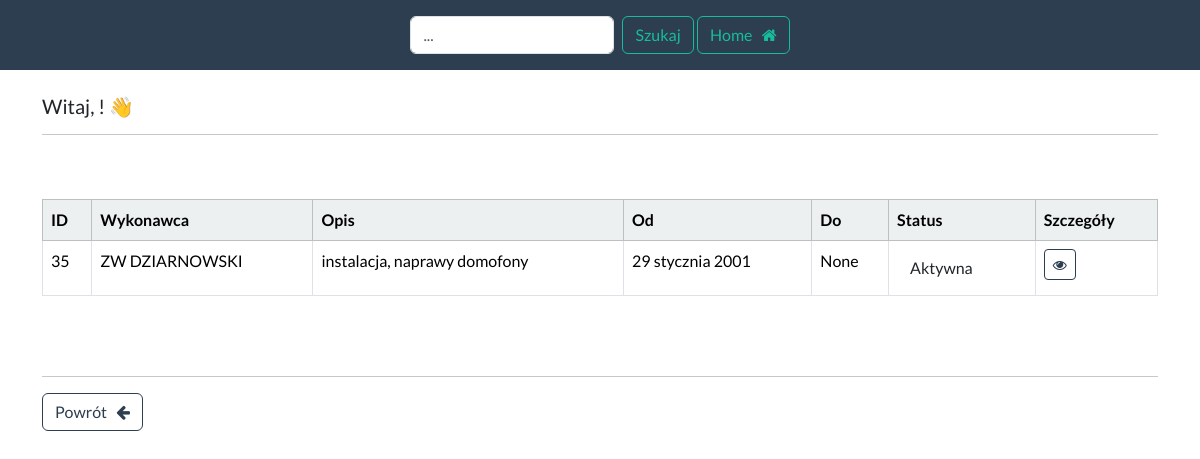
The app's page /umowy/search/ (signed in), older data.
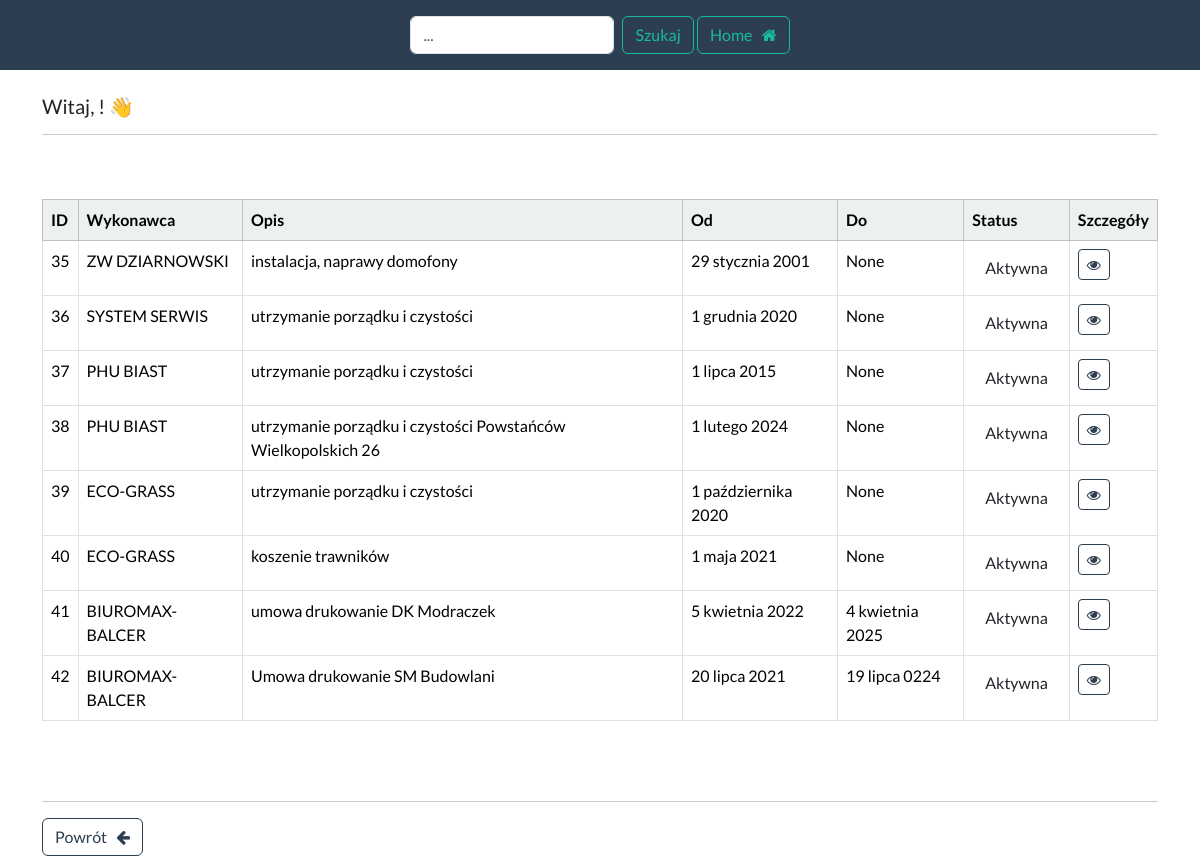
The same page, newer data.
### umowy/models.py (models this page shows, shortened)
class Contract(models.Model):
    contractor = models.ForeignKey(Contractor, on_delete=models.CASCADE)
    description = models.TextField()
    start_date = models.DateField()
    end_date = models.DateField(blank=True, null=True)
    indefinite = models.CharField(max_length=100, blank=True, null=True)
    status = models.CharField(max_length=100, default='Aktywna')
    place = models.CharField(max_length=20, blank=True, null=True)

class Contractor(models.Model):
    name = models.CharField(max_length=100)

### umowy/views.py (the view)
# urls.py: path('search/', views.search_contracts, name='search_contracts'),
@login_required(login_url="login")
def search_contracts(request):
    searched = request.POST.get("searched", "").lower()
    my_contracts = Contract.objects.filter(contractor__name__icontains=searched)
    if not my_contracts:
        message = f"<b> Nie znaleziono Wykonawcy '{searched}'.</b>"
    else:
        message = ""
    return render(request, "search-contract.html", {"searched": searched, "my_contracts": my_contracts, "message": message})

### umowy/templates/search-contract.html (shortened to what this page needs)
{% extends 'base-contract.html' %}
{% block content %}
    <h5> Witaj, {{ user.first_name }} {{ user.last_name }}! 👋 </h5>
    <hr>
    <br><br>
    <table class="table  table-bordered" id="sample_data">
        <thead class="table-light">
        <tr>
            <th scope="col"> ID</th>
            <th scope="col"> Wykonawca</th>
            <th scope="col"> Opis</th>
            <th scope="col"> Od</th>
            <th scope="col"> Do</th>
            <th scope="col"> Status</th>
            <th scope="col"> Szczegóły</th>
        </tr>
        </thead>
        <tbody>
        {% if message %}
            <p>{{ message|safe }}</p>
        {% else %}
            {% for contract in my_contracts %}
                <tr>
                    <td> {{ contract.id }} </td>
                    <td> {{ contract.contractor.name }} </td>
                    <td> {{ contract.description }} </td>
                    <td> {{ contract.start_date }} </td>
                    <td> {{ contract.end_date }} </td>
                    <td>
                        <button class="btn {{ contract.status_css_class }}">{{ contract.status }}</button>
                    </td>
                    <td><a class="btn btn-outline-primary btn-sm" href="{% url 'details_contract' contract.id %}">
                        <i class="fa fa-eye" aria-hidden="true"></i> </a></td>
                </tr>
            {% endfor %}
        {% endif %}
        </tbody>
    </table>
    <br><br>
    <hr>
    <a href="{% url 'dashboard_contracts' %}" class="btn btn-outline-primary">Powrót &nbsp; <i class="fa fa-arrow-left"
                                                                                               aria-hidden="true"></i>
    </a>
{% endblock %}

### umowy/templates/base-contract.html (shortened to what this page needs)
{% load static %}
<!DOCTYPE html>
<html>
<head>
    <link rel="stylesheet" type="text/css" href="https://bootswatch.com/5/flatly/bootstrap.min.css">
    <link rel="stylesheet" type="text/css" href="{% static 'css/styles.css' %}"/>
    <link rel="stylesheet" href="https://cdnjs.cloudflare.com/ajax/libs/font-awesome/4.7.0/css/font-awesome.min.css">
</head>
<body>
{% include 'navbar-contracts.html' %}
<div class="container">
    <br>
    {% block content %}
    {% endblock %}
</div>
</body>
</html>

### umowy/templates/navbar-contracts.html (shortened to what this page needs)
<nav class="navbar navbar-expand-lg navbar-dark bg-primary justify-content-center">
    <ul class="navbar-nav ms-center">
        {% if user.is_authenticated %}
            <form class="d-flex" role="search" method="POST" action="{% url "search_contracts" %}">
                <input class="form-control me-2" type="search" placeholder="..." aria-label="Search"
                       name="searched">
                <button class="btn btn-outline-success" type="submit">Szukaj</button>
            </form>&nbsp;
            <a class="btn btn-outline-success" href="{% url 'dashboard' %}">Home &nbsp; <i
                    class="fa fa-home"
                    aria-hidden="true"></i>
            </a>
            </ul>
        {% endif %}
</nav>

Row changes from the older to the newer data that the page shows:
added Contract: id "36", contractor.name "SYSTEM SERWIS", description "utrzymanie porządku i czystości", start_date "1 grudnia 2020", end_date "None", status "Aktywna"
added Contract: id "37", contractor.name "PHU BIAST", description "utrzymanie porządku i czystości", start_date "1 lipca 2015", end_date "None", status "Aktywna"
added Contract: id "38", contractor.name "PHU BIAST", description "utrzymanie porządku i czystości Powstańców Wielkopolskich 26", start_date "1 lutego 2024", end_date "None", status "Aktywna"
added Contract: id "39", contractor.name "ECO-GRASS", description "utrzymanie porządku i czystości", start_date "1 października 2020", end_date "None", status "Aktywna"
added Contract: id "40", contractor.name "ECO-GRASS", description "koszenie trawników", start_date "1 maja 2021", end_date "None", status "Aktywna"
added Contract: id "41", contractor.name "BIUROMAX-BALCER", description "umowa drukowanie DK Modraczek", start_date "5 kwietnia 2022", end_date "4 kwietnia 2025", status "Aktywna"
added Contract: id "42", contractor.name "BIUROMAX-BALCER", description "Umowa drukowanie SM Budowlani", start_date "20 lipca 2021", end_date "19 lipca 0224", status "Aktywna"
